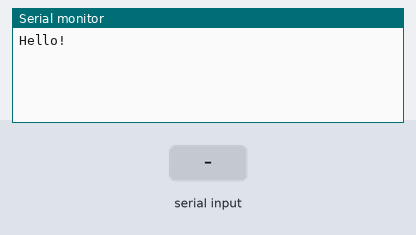
This sketch was run on a simulated Arduino Uno, built with avr-gcc and run on an emulated ATmega328P. Shown: the last lines printed to the serial monitor. The inputs (shaded band) are chosen by the test bench.

Above: at 1.2 s.
1.3 s: "1" received over the second serial link
At 2.5 s:
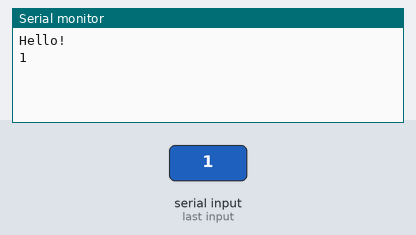
2.8 s: "0" received over the second serial link
At 3.9 s:
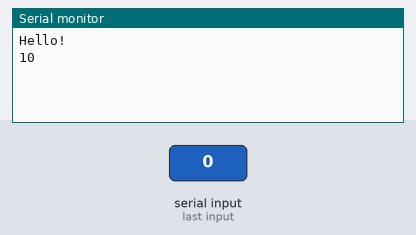

The sketch:

softSerial.ino
```cpp
#include <SoftwareSerial.h>
SoftwareSerial BSerial(2, 3); //TX to 2, RX to 3

void setup()
{
  Serial.begin(9600);
  Serial.println("Hello!");

  // set the data rate for the BT port
  BSerial.begin(9600);
}

void loop()
{
  if (BSerial.available())
    Serial.write(BSerial.read());
  if (Serial.available())
    BSerial.write(Serial.read());
}
```

Measured:
- after the input at 1.3 s, the serial monitor: prints a new line at once (image 1)
- after the input at 2.8 s, the serial monitor: prints a new line at once (image 2)
